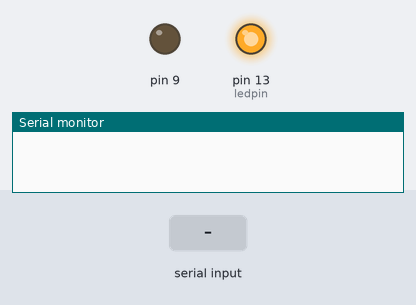
A sketch run on a simulated Arduino Uno, built with avr-gcc and run on an emulated ATmega328P. On the bench: output pins drawn as LEDs (lit = HIGH), the last lines printed to the serial monitor. The test bench sets the inputs (shaded band).

Above: at 1.2 s.
1.3 s: "r" received over Serial
At 2.0 s:
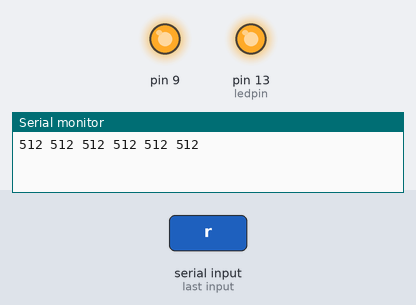
Timing chart, 0 to 4.3 s (numbered marks = the images above; inputs shaded):
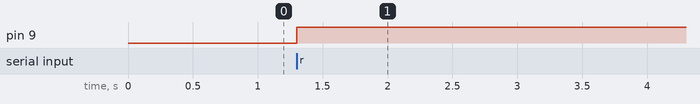

The sketch:

Arduino2Max_Nov2010.pde
```cpp
 /*
 *  Arduino2Max
 *  Send pin values from Arduino to MAX/MSP
 *
 *  Arduino2Max.pde
 *  ------------
 *  This version: .5, November 29, 2010
 *  ------------
 *  Copyleft: use as you like
 *  by Daniel Jolliffe
 *  Based on a sketch and patch by Thomas Ouellet Fredericks  tof.danslchamp.org
 *
 */


int x = 0;                              // a place to hold pin values
int ledpin = 13;

void setup()
{
  Serial.begin(115200);               // 115200 is the default Arduino Bluetooth speed
  pinMode(13,OUTPUT);
  digitalWrite(13,HIGH);
  pinMode(9,OUTPUT);
  ///startup blink
 // delay(600);
 // digitalWrite(13,LOW);
 // pinMode(13,INPUT);
}


void loop()
{

if (Serial.available() > 0){         // Check serial buffer for characters

    if (Serial.read() == 'r') {       // If an 'r' is received then read the pins

for (int pin= 0; pin<=5; pin++){      // Read and send analog pins 0-5
    x = analogRead(pin);
    sendValue (x);
    }

    analogWrite(9,255);

//for (int pin= 2; pin<=12; pin++){     // Read and send digital pins 2-13
//    x = digitalRead(pin);
//    sendValue (x);
//    }

    Serial.println();                 // Send a carriage returnt to mark end of pin data.
    delay (5);                        // add a delay to prevent crashing/overloading of the serial port

  }

 }
}

void sendValue (int x){              // function to send the pin value followed by a "space".
 Serial.print(x);
 Serial.print(32, BYTE);
}
```

Measured:
- after the input at 1.3 s, pin 9: LOW → HIGH at once
